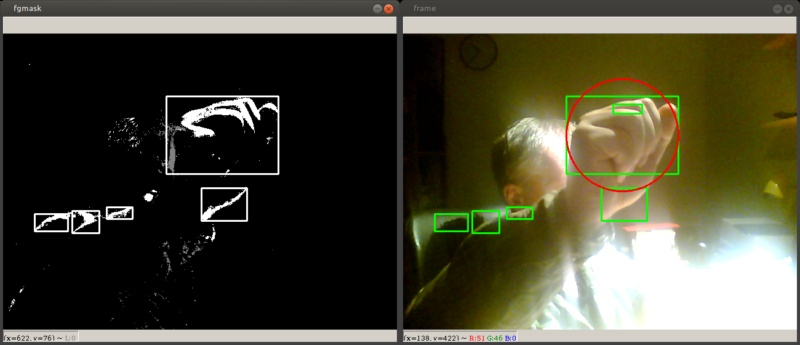
#> input picture cv2/compare-images-to-detect-move-and-draw-rect-circle/cv2-800x345.jpg, 800 x 345 px, given in place of the camera
$ python main.py
#> lines starting #> are read from the running program, lines starting #| are printed output that depends on the picture; after the words box and inside, x2 and y2 are one past the last pixel; in counts of white or black regions, pixels touching at a corner belong together

# date: 2019.09.16
# https://stackoverflow.com/questions/57962172/understanding-how-to-deploy-python-code-to-pop-up-balloons

import numpy as np

import cv2

cap = cv2.VideoCapture(0)

fgbg = cv2.createBackgroundSubtractorMOG2()

while True:

    ret, frame = cap.read()
#> frame is the input picture: shape (345, 800, 3); mean B, G, R 54.7, 72.3, 74.3

    if frame is None:
        break

    gray = cv2.cvtColor(frame, cv2.COLOR_BGR2GRAY)
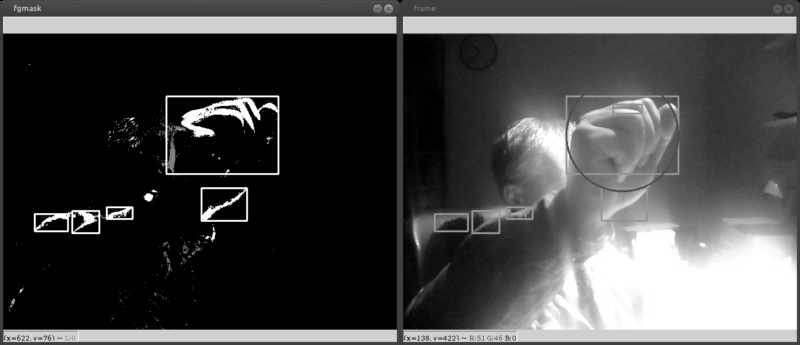
#> gray: shape (345, 800); min 0, max 255, mean 70.9
    fgmask = fgbg.apply(gray)
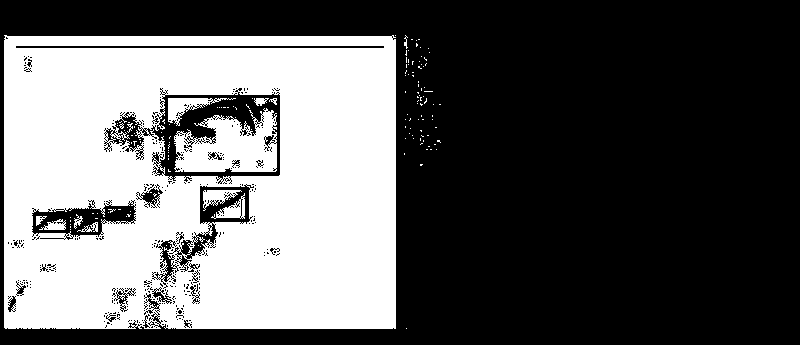
#> fgmask: shape (345, 800); values 127 (black) and 255 (white), 37.3% white; 146 white regions (133 under 20 px), largest, box (x1, y1, x2, y2) and area: (4, 35, 396, 329) 96411, (174, 108, 277, 172) 4346, (168, 98, 236, 126) 625

    #changes = sum(sum(fgmask>200))
    changes = (fgmask>200).sum() #
#> changes = 102931
    is_moving = (changes > 10000)
#> is_moving = True
    print(changes, is_moving)
#| 102931 True


    items = []

    contours, hier = cv2.findContours(fgmask, cv2.RETR_LIST, cv2.CHAIN_APPROX_SIMPLE)
#> contours = [[[0, 0], [0, 344], [799, 344], [799, 0]]]
    for cnt in contours:
        area = cv2.contourArea(cnt)
        if 200 < area:
            (x,y,w,h) = cv2.boundingRect(cnt)
            cv2.rectangle(fgmask, (x,y),(x+w,y+h),255, 2)
            cv2.rectangle(frame, (x,y),(x+w,y+h),(0,255,0), 2)
            items.append( (area, x, y, w, h) )
#> this loop made 1 pass
#> (cnt, area, x, y, w, h) on pass 1: ([[0, 0], [0, 344], [799, 344], [799, 0]], 274856, 0, 0, 800, 345)
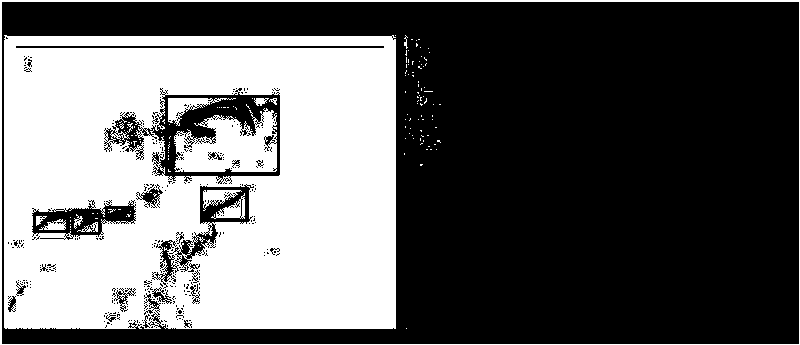
#> fgmask: shape (345, 800); values 127 (black) and 255 (white), 38.5% white; 147 white regions (133 under 20 px), largest, box (x1, y1, x2, y2) and area: (4, 35, 396, 329) 96411, (174, 108, 277, 172) 4346, (0, 0, 800, 345) 3426
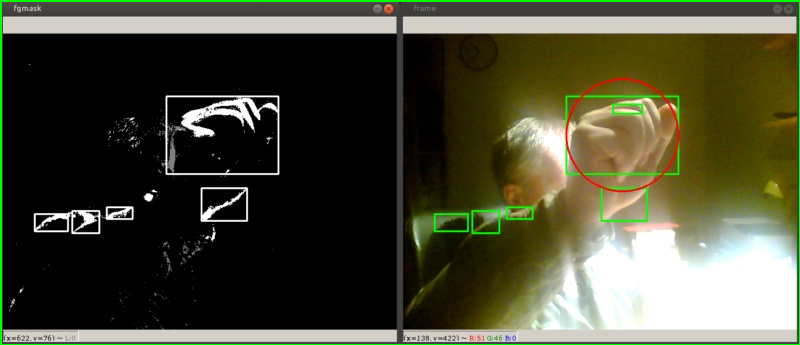
#> frame: shape (345, 800, 3); 1.24% of pixels changed, all inside (x1, y1, x2, y2) = (0, 0, 800, 345)
#> after the loop, items = [(274856, 0, 0, 800, 345)]

    if items:
        main_item = max(items)
#> main_item = (274856, 0, 0, 800, 345)
        area, x, y, w, h = main_item
        if w > h:
            r = w//2
#> r = 400
        else:
            r = h//2
        cv2.circle(frame, (x+w//2, y+h//2), r, (0,0,255), 2)
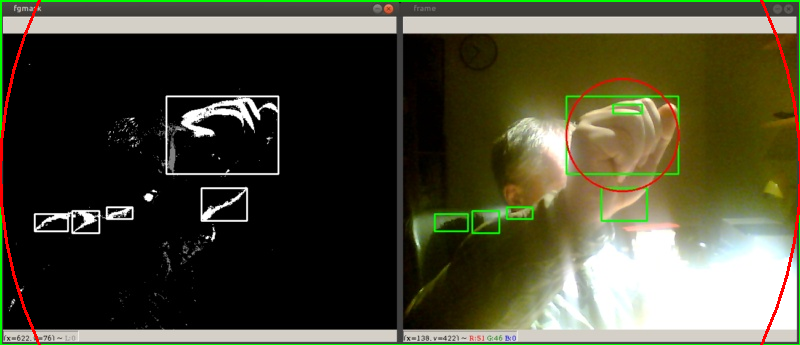
#> frame: shape (345, 800, 3); 0.73% of pixels changed, all inside (x1, y1, x2, y2) = (0, 0, 800, 345)

    cv2.imshow('fgmask', fgmask)
    cv2.imshow('frame', frame)

    k = cv2.waitKey(10) & 0xff
#> (key Esc is pressed here)
    if k == 27:
        break

cv2.destroyAllWindows()
cap.release()
